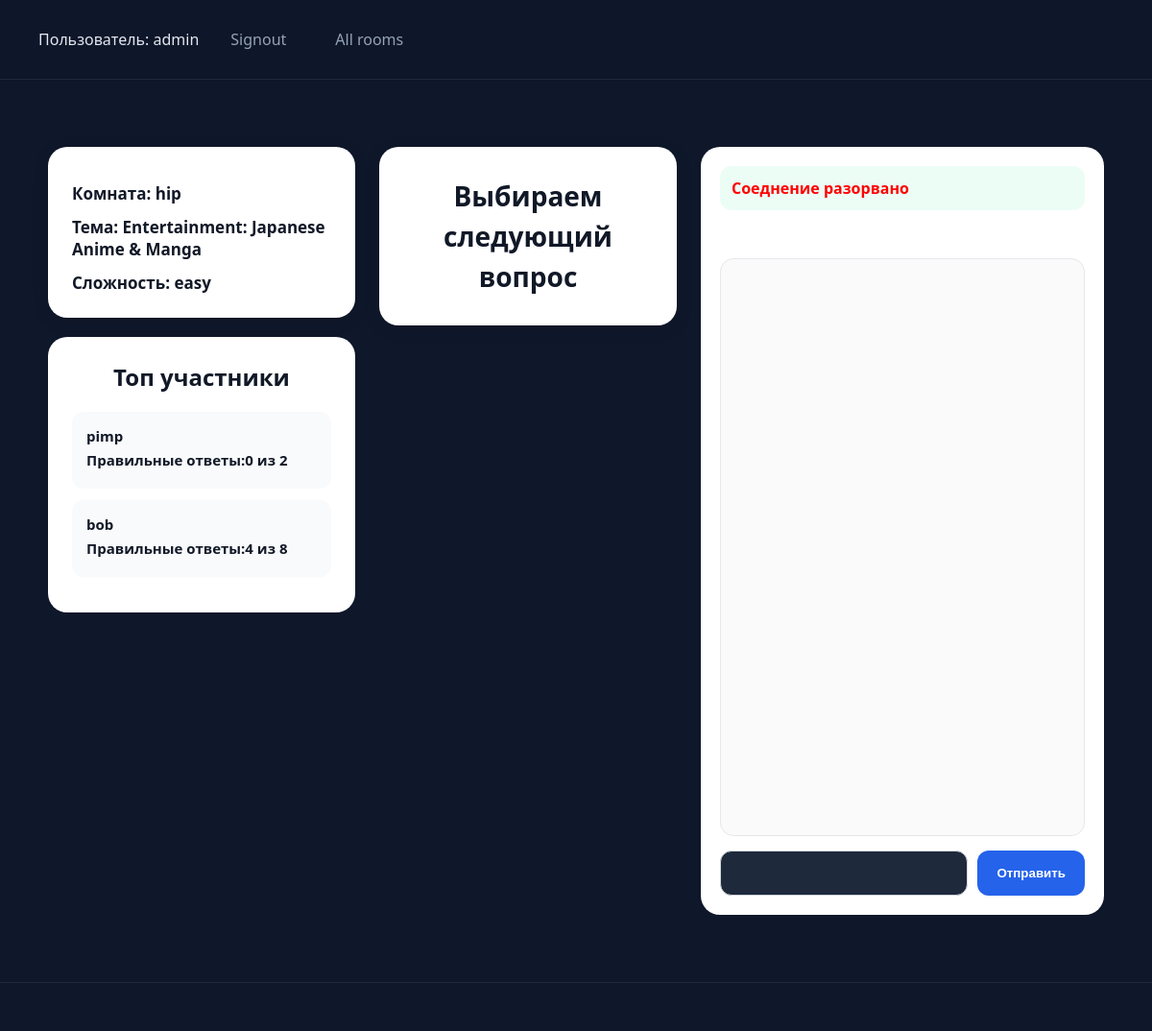
Screenshot of /chatting/chat_room/5 (signed in) with the database file from the repository.
### users/models.py (models this page shows)
class CustomerUser(AbstractUser):
    teacher = models.BooleanField(default=False,verbose_name='Вы хотите иметь возможность создавать комнаты?(Будет выслан код подтверждения на вашу почту)')
    @property
    def is_teacher(self):
        return self.teacher
    def __str__(self):
        return self.username

### chatting/models.py (models this page shows)
class Room(models.Model):
    title = models.CharField()
    teacher = models.ForeignKey(CustomerUser,on_delete=models.CASCADE)
    students = models.ManyToManyField(CustomerUser,related_name="student_rooms")
    category = models.CharField(null=True,blank=True)
    dificulty = models.CharField(null=True,blank=True)
    question = models.URLField(default='https://opentdb.com/api.php?amount=1&category=25&difficulty=easy')

class Answer(models.Model):
    student = models.ForeignKey(CustomerUser,on_delete=models.CASCADE,related_name="student_answers")
    room = models.ForeignKey(Room,on_delete=models.CASCADE,default=None)
    right = models.IntegerField(default=0)
    total_count = models.IntegerField(default=0)

### users/views.py (the view)
    def wrapper(request,*args,**kwargs):
        if request.user.is_authenticated:
            return func(request,*args,**kwargs)
        return redirect('users:signin')

### chatting/views.py (called while the page is built)
@login_required
def chat_room(request,room_id):
    room = Room.objects.filter(id=room_id).first()
    top_answers = Answer.objects.filter(room=room).order_by('right')[:3]
    return render(request,'chat.html',{'room':room,'top_answers':top_answers})

### users/views.py (called while the page is built)
def login_required(func):
    def wrapper(request,*args,**kwargs):
        if request.user.is_authenticated:
            return func(request,*args,**kwargs)
        return redirect('users:signin')
    return wrapper

### chatting/templates/chat.html (shortened to what this page needs)
{% extends 'base.html' %}
{% load static %}
{% block content %}
<div class="chat-container">
    <div class="left-box">
        <div class="room-info">
        <h2>Комната: {{room.title}}</h2>
        <h2>Тема: {{room.category}}</h2>
        <h2>Сложность: {{room.dificulty}}</h2>
    </div>
    <div class="score">
        <h2>Топ участники</h2>
        {% for answer in top_answers %}
        <div class="score-item">
        <h3>{{answer.student.username}}</h3>
        <h3>Правильные ответы:{{answer.right}} из {{answer.total_count}} </h3>
        </div>
        {% endfor %}
    </div>
    </div>
       <div class="center-box">
        <div class="task-log"> <h2>Выбираем следующий вопрос</h2></div>
       </div>
    <div class="right-box">
        <div class="chat-box">
        <div class="status">Подключение к серверу... </div>
        <div class="messages"></div>
    <div class="chat-log"></div>
    <div class="controlls">
        <input type="text" id="message-input">
        <button class="send-btn">Отправить</button>
    </div>
    </div>
    </div>
    </div>
{% endblock %}

### users/templates/base.html (shortened to what this page needs)
{% load static %}
<!DOCTYPE html>
<html lang="en">
<head>
    {% block style %} <link rel="stylesheet" href="{% static 'css/style.css' %}"> {% endblock %}
</head>
<body>
    <header>
        {% if request.user.is_authenticated %}
        Пользователь: {{request.user}}
        <a href="{% url 'users:signout' %}">Signout</a>
        <a href="{% url 'chatting:all_rooms' %}">All rooms</a>
        {% else %}
        <a href="{% url 'users:signin' %}">Signin</a>
        <a href="{% url 'users:signup' %}">Signup</a>
        {% endif %}
    </header>
    <main>
        {% block content %}
        {% endblock %}
    </main>
    <footer>
    </footer>
</body>
</html>

### users/static/css/style.css (style rules this page uses)
* { margin: 0; padding: 0; box-sizing: border-box; }
body { min-height: 100vh; background: #0f172a; color: #e2e8f0; font-family: "Segoe UI", sans-serif; display: flex; flex-direction: column; }
header { display: flex; gap: 15px; align-items: center; padding: 20px 40px; background: rgba(15, 23, 42, 0.9); border-bottom: 1px solid #1e293b; backdrop-filter: blur(10px); }
header a { text-decoration: none; color: #94a3b8; padding: 10px 18px; border-radius: 10px; transition: .25s; }
main { width: min(1200px, 95%); margin: 40px auto; flex: 1; }
input, textarea, select { background: #1e293b; border: 1px solid #334155; color: white; padding: 14px; border-radius: 12px; font-size: 15px; }
button { background: linear-gradient(135deg, #8b5cf6, #6366f1); color: white; border: none; padding: 14px; border-radius: 12px; font-weight: 600; cursor: pointer; transition: .3s; }
footer { padding: 25px; text-align: center; border-top: 1px solid #1e293b; color: #64748b; }
.chat-container { max-width: 1700px; margin: 30px auto; padding: 0 20px; display: grid; grid-template-columns: 320px 1fr 420px; gap: 25px; }
.left-box, .center-box, .right-box { display: flex; flex-direction: column; gap: 20px; }
.room-info { background: white; padding: 25px; border-radius: 20px; box-shadow: 0 4px 20px rgba(0,0,0,.07); }
.room-info h2:not(:first-child) { font-size: 17px; margin-top: 12px; color: #111827; }
.task-log { min-height: 140px; background: white; border-radius: 20px; padding: 30px; box-shadow: 0 4px 20px rgba(0,0,0,.07); display: flex; align-items: center; justify-content: center; }
.task-log h2 { font-size: 28px; text-align: center; line-height: 1.5; color: #111827; }
.chat-box { background: white; border-radius: 20px; padding: 20px; display: flex; flex-direction: column; height: 800px; }
.status { padding: 12px; background: #ecfdf5; color: #059669; border-radius: 12px; margin-bottom: 10px; font-weight: 600; }
.messages { min-height: 30px; margin-bottom: 10px; color: #dc2626; }
.chat-log { flex: 1; overflow-y: auto; border: 1px solid #e5e7eb; border-radius: 14px; padding: 15px; background: #fafafa; }
.controlls { display: flex; gap: 10px; margin-top: 15px; }
.controlls input { flex: 1; padding: 14px; border: 1px solid #d1d5db; border-radius: 12px; }
.send-btn { border: none; padding: 14px 20px; border-radius: 12px; background: #2563eb; color: white; cursor: pointer; }
.score { background: white; padding: 25px; border-radius: 20px; }
.score h2 { text-align: center; margin-bottom: 20px; color: #111827; }
.score-item { padding: 15px; background: #f8fafc; border-radius: 12px; margin-bottom: 12px; color: #111827; }
.score-item h3 { font-size: 15px; margin-bottom: 5px; color: #111827; }

### rows the page displays
CustomerUser: user "admin"
Room: title "hip", category "Entertainment: Japanese Anime & Manga", dificulty "easy"
Answer: student.username "pimp", right "0", total_count "2"
Answer: student.username "bob", right "4", total_count "8"
